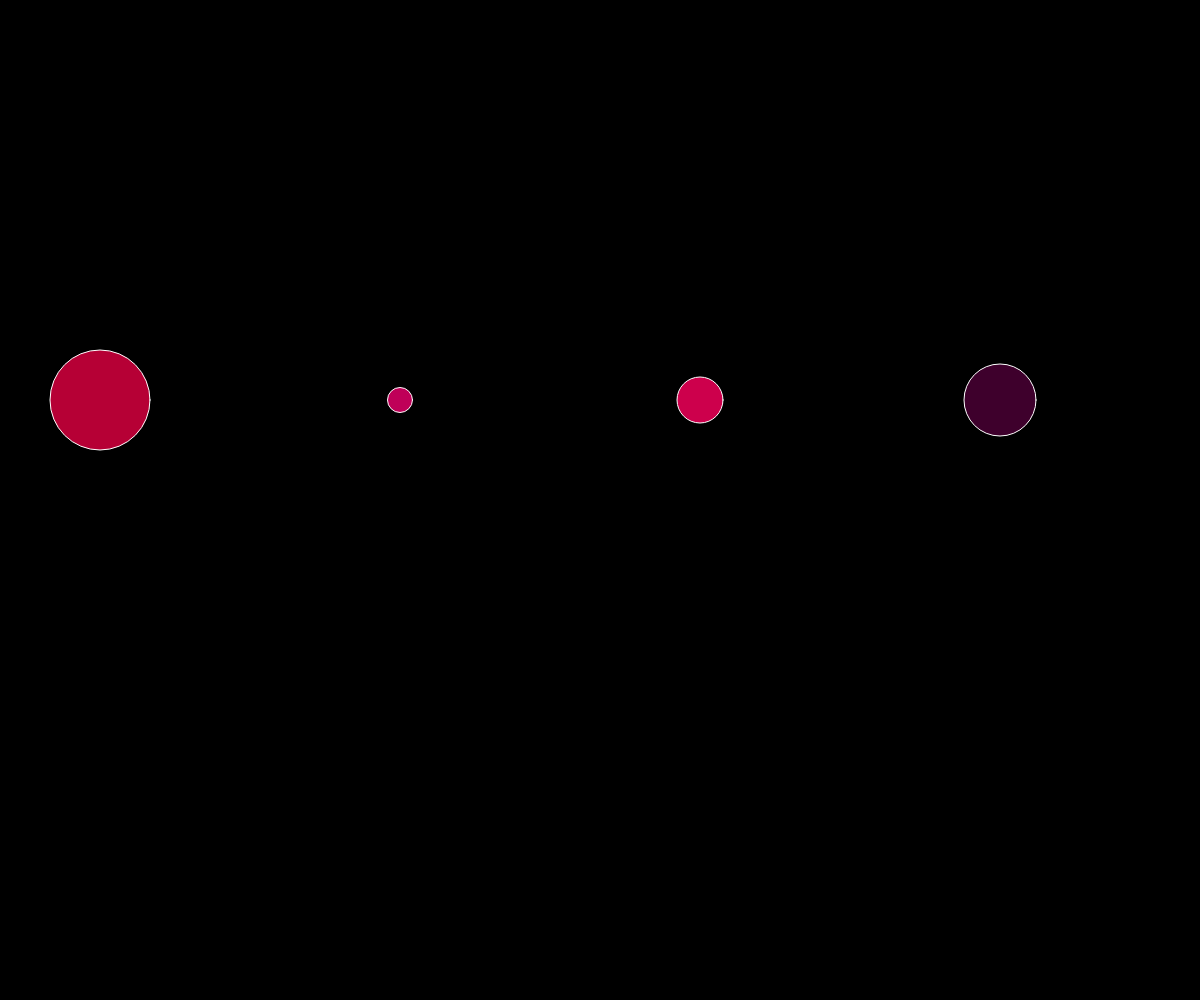
Frame 1 (no input)
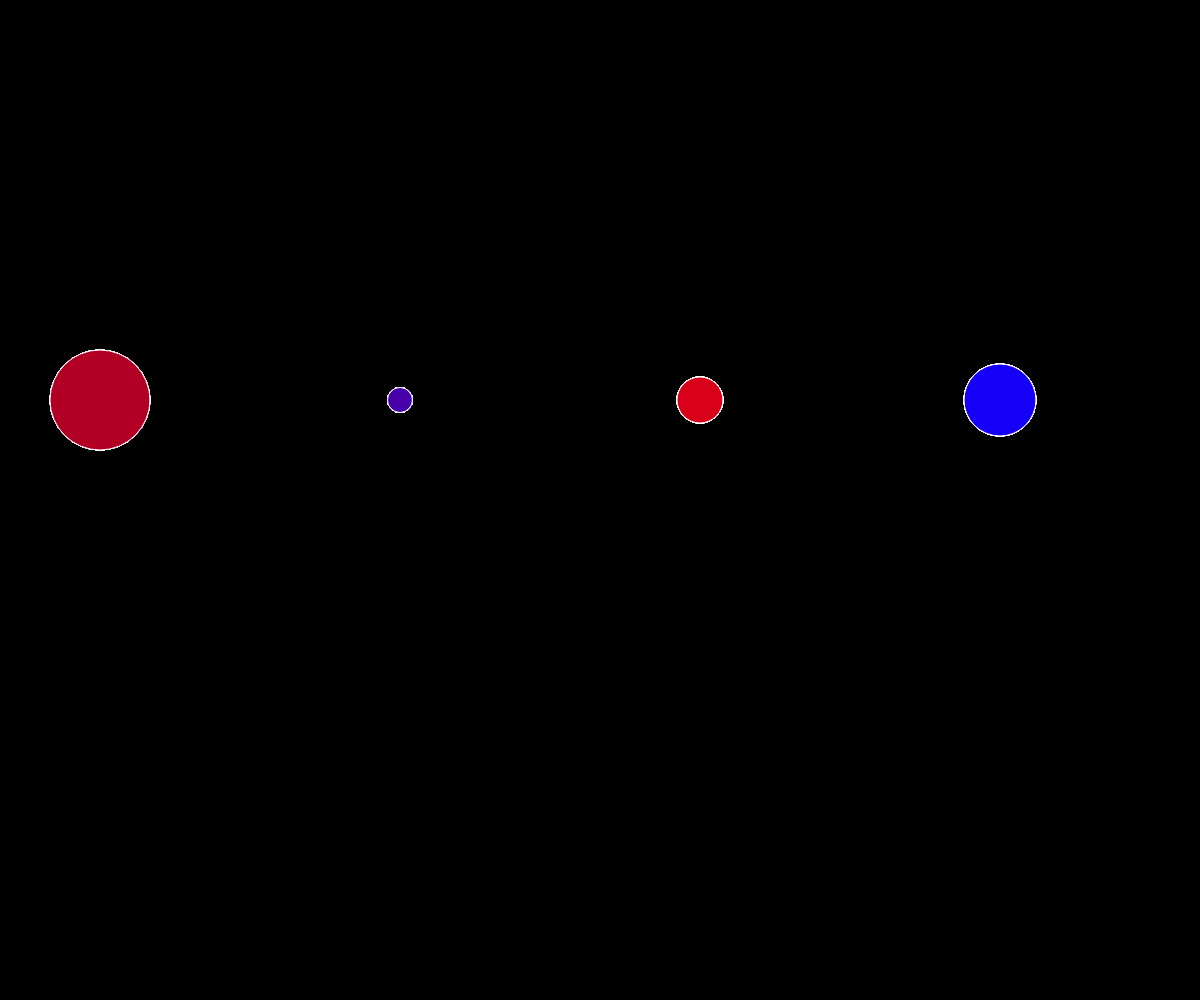
Frame 60 (no input)
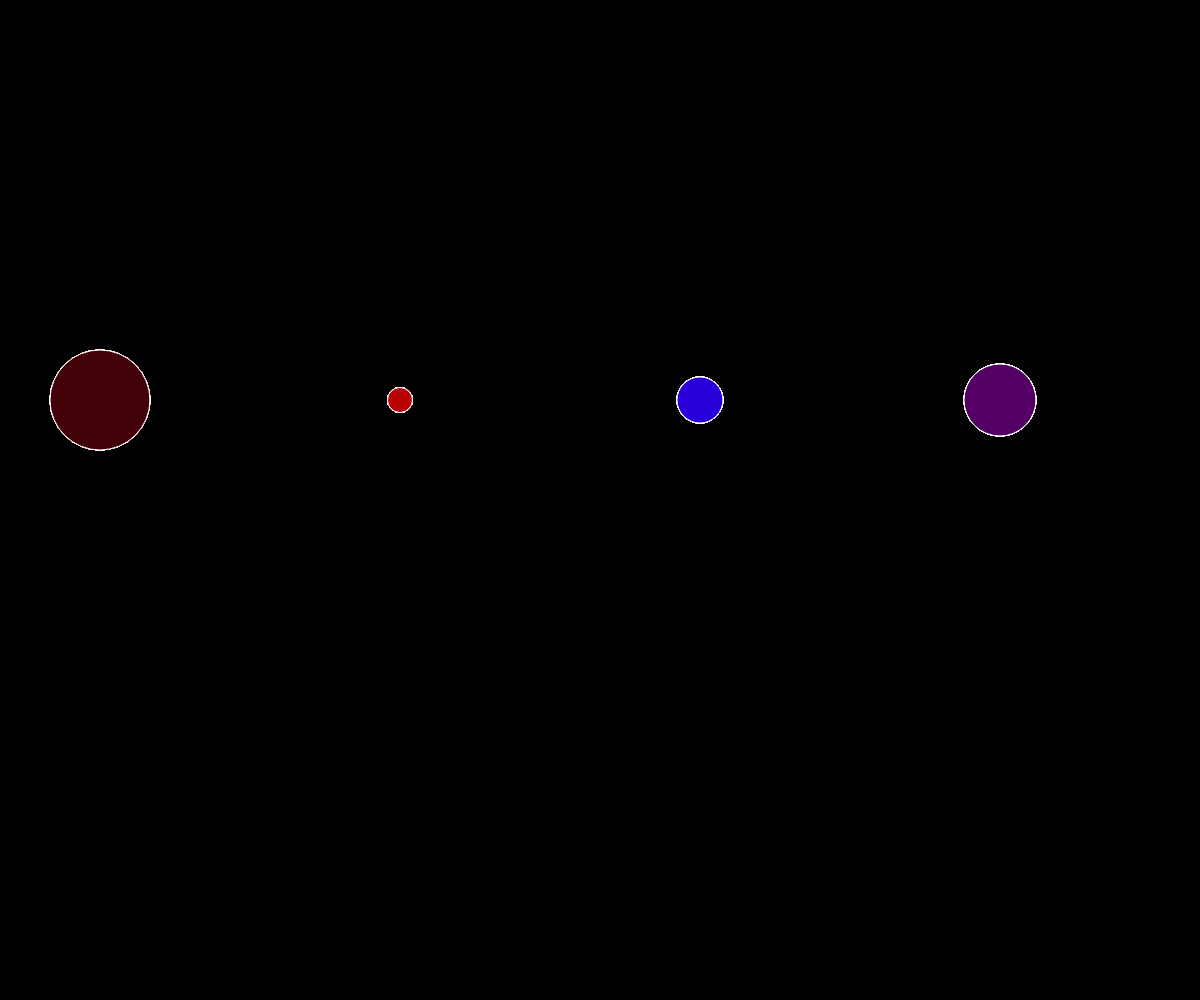
Frame 120 (the mouse pressed at the canvas centre since frame 60)

The p5.js sketch that drew these frames (run headless with seeded random() and noise() and a simulated clock; from frame 60 on, the mouse is pressed at the canvas centre):

// p5.js sketch
// ── sketch.js

var nums =[100,25,46,72];


function setup(){
    
    createCanvas(windowWidth,windowHeight);
      background(0);
}

function draw (){
    
  
    
    for (var i =0; i<4; i++){
    stroke(255);
    fill(random (255),0,random(255));  
    
    ellipse(i*300+100,400,nums[i],nums[i]);
        
//       I wanted to move the balls  
    
//    function bounceball(){
//    if(i > 200 || i < 0){
//        speed = speed * -1;
//    }
//}
//    
//function moveball(){
//   i = i + speed;
//        
    }
    
   

}
